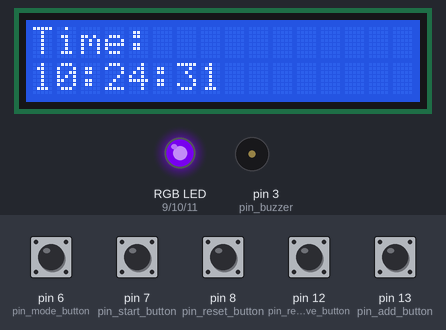
Recording of a sketch running on a simulated Arduino Uno, built with avr-gcc and run on an emulated ATmega328P. On the bench: 16×2 character LCD, an RGB LED mixed from three pins (HIGH = lit), buzzer (waves = sounding). The test bench sets the inputs (shaded band); at power-on: pin 6 (pin_mode_button), pin 7 (pin_start_button), pin 8 (pin_reset_button), pin 12 (pin_remove_button), pin 13 (pin_add_button) LOW. Dim RGB values are drawn brighter than linear; the local clock reads 2024-03-15 10:24:30 at power-on unless the sketch sets it; random numbers use the default seed unless the sketch sets one; what the sketch prints to the serial monitor is not drawn.

Above: at 1.7 s.
1.8 s: pin 6 (pin_mode_button) pulled HIGH for 0.15 s
At 3.8 s:
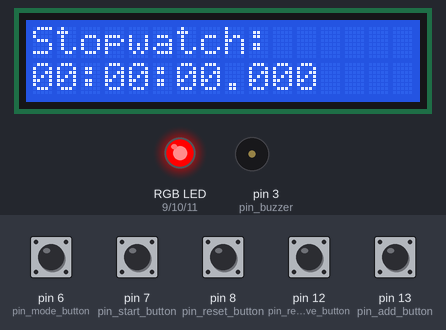
4.3 s: pin 6 (pin_mode_button) pulled HIGH for 0.15 s
At 6.0 s:
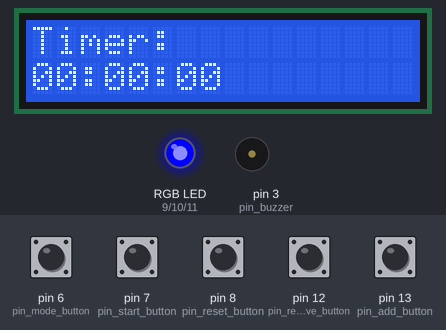
6.8 s: pin 7 (pin_start_button) pulled HIGH for 0.15 s
At 6.89 s:
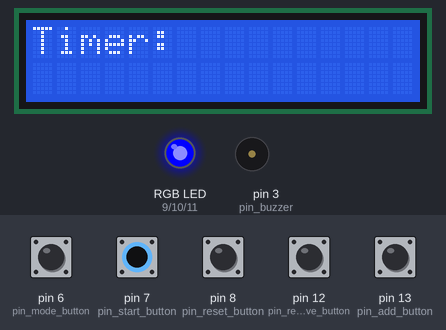
8.4 s: pin 13 (pin_add_button) pulled HIGH for 0.15 s
At 8.8 s:
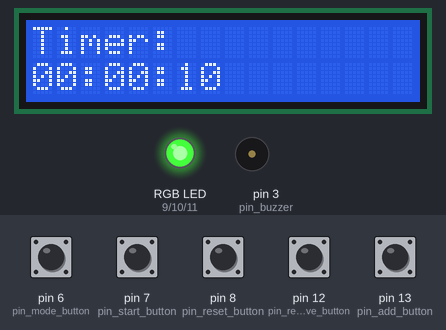
10.4 s: pin 7 (pin_start_button) pulled HIGH for 1 s
At 12.4 s:
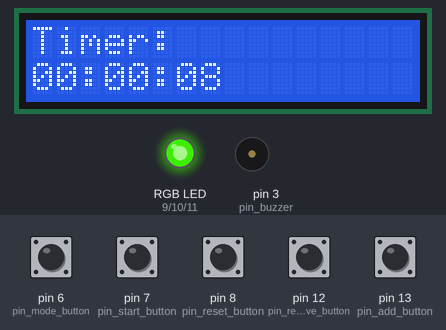
13.0 s: pin 6 (pin_mode_button) pulled HIGH for 0.15 s
At 13.4 s:
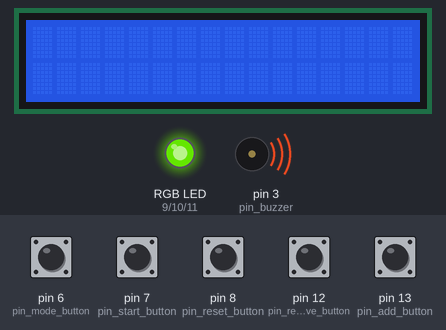
Timing chart, 0 to 16.0 s (numbered marks = the images above; inputs shaded):
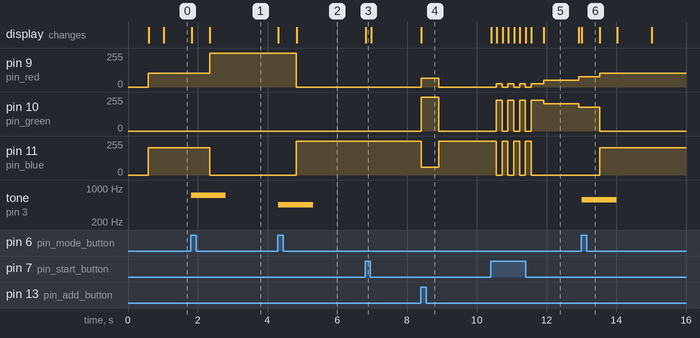

The sketch:

project_arduino_clock_t2.ino
```cpp
#include <ThreeWire.h>
#include <Wire.h>
#include <RtcDS1302.h>
#include <LiquidCrystal_I2C.h>

ThreeWire myWire(4, 5, 2);  // IO/DAT, SCLK, CE/RST
RtcDS1302<ThreeWire> Rtc(myWire);

LiquidCrystal_I2C lcd(0x27, 16, 2);

uint8_t month, day, hour, minute, second;
uint16_t year;

int mode_current = 0;
int mode_previous = -1;
const String mode_list[] = { "Time", "Stopwatch", "Timer" };

const byte pin_mode_button = 6;
const byte pin_start_button = 7;
const byte pin_reset_button = 8;
const byte pin_remove_button = 12;
const byte pin_add_button = 13;
const byte pin_buzzer = 3;
const byte pin_red = 9;
const byte pin_green = 10;
const byte pin_blue = 11;

bool is_started = false;
uint32_t start_time = 0;
String datetime = "00:00:00";
uint32_t elapsed_time = 0;
RtcDateTime dt = RtcDateTime(0, 0, 0, 0, 0, 0);
uint32_t stop_time = 0;

void setup() {
  Serial.begin(9600);

  // RTC Setup
  Rtc.Begin();

  RtcDateTime compiled = RtcDateTime(__DATE__, __TIME__);

  RtcDateTime now = Rtc.GetDateTime();
  if (now < compiled) Rtc.SetDateTime(compiled);

  delay(500);

  // setup LCD
  lcd.begin();
  lcd.backlight();
  lcd.noCursor();
  lcd.noBlink();

  // setup Digital Pin
  pinMode(pin_mode_button, INPUT);
  pinMode(pin_start_button, INPUT);
  pinMode(pin_reset_button, INPUT);
  pinMode(pin_add_button, INPUT);
  pinMode(pin_remove_button, INPUT);
  pinMode(pin_buzzer, OUTPUT);
  pinMode(pin_red, OUTPUT);
  pinMode(pin_green, OUTPUT);
  pinMode(pin_blue, OUTPUT);
}

void loop() {

  if (digitalRead(pin_mode_button) == HIGH) {
    lcd.clear();
    lcd.setCursor(0, 0);
    //lcd.print((String("Changing mode...")));

    // reset variable
    is_started = false;
    start_time = 0;
    if (mode_current == 0) {
      datetime = "00:00:00.000";
    } else if (mode_current == 1) {
      datetime = "00:00:00";
    }
    elapsed_time = 0;
    dt = RtcDateTime(0, 0, 0, 0, 0, 0);
    stop_time = 0;

    uint16_t rd = random(100, 1000);
    tone(pin_buzzer, rd, 1000);

    int size = sizeof(mode_list) / sizeof(String) - 1;
    if (mode_current >= size) {
      mode_current = 0;
    } else {
      mode_current++;
    }
    Serial.println("Changing mode : " + String(mode_current));
    delay(500);

  } else {
    //Serial.println("No");
    //noTone(pin_buzzer);
    // Get current DateTime
    RtcDateTime now = Rtc.GetDateTime();
    String current = getDateTime(now, false);
    if (mode_current == 0) {
      Serial.println(current);
    }

    if (mode_current != mode_previous) {
      mode_previous = mode_current;
      refreshDisplay();
    }

    switch (mode_current) {
      case 0:
        function_time(current);
        break;
      case 1:
        function_stopwatch();
        break;
      case 2:
        function_timer();
        break;
    }
  }
}

// Function : Time
String time_pre;
void function_time(String current) {
  if (time_pre != current) {
    rgb_color(102, 0, 204);
    time_pre = current;
    lcd.setCursor(0, 1);
    lcd.print((String(current)));
  }
}

// Function : stopwatch
void function_stopwatch() {
  //rgb_color(0, 0, 0);
  uint32_t current_time = 0;

  // Check if the start button is pressed
  if (digitalRead(pin_start_button) == HIGH) {
    if (is_started == true) {
      // Stop the stopwatch
      is_started = false;
      delay(100);
    } else {
      // Start the stopwatch
      is_started = true;
      start_time = millis() - elapsed_time;
      delay(100);
    }
    delay(50);
  }

  if (is_started == false) {
    // Display last time if the stopwatch is stopped
    lcd.setCursor(0, 1);
    lcd.print((String(datetime)));

    rgb_color(255, 0, 0);

    if (digitalRead(pin_reset_button) == HIGH) {
      refreshDisplay();
      start_time = millis();
      elapsed_time = 0;
      datetime = "00:00:00.000";
      dt = RtcDateTime(0, 0, 0, 0, 0, 0);
    }

  } else {
    // Calculate the elapsed time and display it
    current_time = millis();
    elapsed_time = current_time - start_time;
    uint32_t elapsed_seconds = elapsed_time / 1000;
    if (current_time % 10000 == 0) {
      refreshDisplay();
    }
    dt = getTime(elapsed_seconds);
    datetime = getDateTime(dt, true);
    lcd.setCursor(0, 1);
    lcd.print(datetime);
    delay(150);
    rgb_color(0, 128, 0);
  }
}

// Function: Timer
void function_timer() {
  uint32_t current_time = 0;
  if (digitalRead(pin_start_button) == HIGH) {
    if (is_started == true) {
      // Stop the timer
      is_started = false;
      Serial.println("TIMER STOPPED : BUTTON START : STOP");
      delay(100);
    } else {

      // Start the timer
      is_started = true;
      start_time = millis() - elapsed_time;
      refreshDisplay();
      Serial.println("TIMER STARTED : BUTTON START : START");
      delay(100);
    }
    delay(50);
  }


  if (is_started == true) {

    if (stop_time <= 0) {
      is_started = false;
      stop_time = 0;
      dt = RtcDateTime(0, 0, 0, 0, 0, 0);
      datetime = getDateTime(dt, false);
      return;
    }

    current_time = millis();

    elapsed_time = current_time - start_time;
    uint32_t stop_time_ms = stop_time * 1000;
    uint32_t remaining_time = stop_time_ms - elapsed_time;
    uint32_t time_sec = remaining_time / 1000;

    float progress = ((float)time_sec / stop_time);
    int color = progress * 255;
    rgb_color(255 - color, color, 0);

    dt = getTime(time_sec);
    datetime = getDateTime(dt, false);

    lcd.setCursor(0, 1);
    lcd.print(datetime);
    if (time_sec <= 3 && time_sec > 0) {
      tone(pin_buzzer, (200 * time_sec), 1000);
    }

    if (time_sec <= 0) {
      tone(pin_buzzer, 1000, 5000);
      is_started = false;
      Serial.println("TIMER STOPPED : Time's Up!");
      refreshDisplay();
    }

  } else {
    rgb_color(0, 0, 255);
    lcd.setCursor(0, 1);
    lcd.print(datetime);
    //noTone(pin_buzzer);

    // RESET time
    if (digitalRead(pin_reset_button) == HIGH) {
      refreshDisplay();
      stop_time = 0;
      dt = RtcDateTime(0, 0, 0, 0, 0, 0);
      datetime = getDateTime(dt, false);
    }
    // Add & Substract time in second(s)
    if (digitalRead(pin_add_button) == HIGH) {
      stop_time += 10;
      dt = getTime(stop_time);
      datetime = getDateTime(dt, false);
      lcd.setCursor(0, 1);
      lcd.print(datetime);
      Serial.print("Stop Time : +10s = ");
      Serial.println(stop_time);
      rgb_color(67, 255, 60);
      delay(500);
    }
    if (digitalRead(pin_remove_button) == HIGH) {
      if (stop_time <= 0) {
        stop_time = 0;
        return;
      }
      stop_time -= 10;
      dt = getTime(stop_time);
      datetime = getDateTime(dt, false);
      lcd.setCursor(0, 1);
      lcd.print(datetime);
      Serial.print("Stop Time : -10s = ");
      Serial.println(stop_time);
      rgb_color(128, 0, 0);
      delay(500);
    }
  }
}

// Set Mode Titles:
void refreshDisplay() {
  lcd.clear();
  lcd.setCursor(0, 0);
  lcd.print((String(mode_list[mode_current]) + String(":")));
}

RtcDateTime getTime(uint32_t time_s) {
  uint32_t hours = time_s / 3600;
  uint32_t minutes = (time_s % 3600) / 60;
  uint32_t seconds = time_s % 60;
  RtcDateTime t = RtcDateTime(0, 0, 0, hours, minutes, seconds);
  return t;
}

void rgb_color(int red, int green, int blue) {
  analogWrite(pin_red, red);
  analogWrite(pin_green, green);
  analogWrite(pin_blue, blue);
}

// Get DateTime Function
String getDateTime(const RtcDateTime& dt, bool ms) {
  uint8_t hour = dt.Hour();
  uint8_t minute = dt.Minute();
  uint8_t second = dt.Second();
  uint16_t millisecond = 0;

  if (ms) {
    millisecond = (elapsed_time % 1000);
  }


  char buffer[20];
  if (ms == true) {
    sprintf(buffer, "%02d:%02d:%02d.%03d", hour, minute, second, millisecond);
  } else {
    sprintf(buffer, "%02d:%02d:%02d", hour, minute, second);
  }

  return String(buffer);
}
```

Measured:
- after the input at 1.8 s, pin 9 (pin_red): 102/255 → 255/255 after 0.55 s; pin 11 (pin_blue): 204/255 → 0/255 after 0.55 s; tone on pin 3 (pin_buzzer): silent → 707 Hz at once, → silent 1.0 s later
- after the input at 4.3 s, pin 9 (pin_red): 255/255 → 0/255 after 0.52 s; pin 11 (pin_blue): 0/255 → 255/255 after 0.52 s; tone on pin 3 (pin_buzzer): silent → 449 Hz at once, → silent 1.0 s later; the display: first changes at once (image 2 shows a later state)
- after the input at 6.8 s, the display: changes at once (image 3)
- after the input at 8.4 s, pin 9 (pin_red): 0/255 → 67/255 at once, → 0/255 0.50 s later; pin 10 (pin_green): 0/255 → 255/255 at once, → 0/255 0.50 s later; pin 11 (pin_blue): 255/255 → 60/255 at once, → 255/255 0.50 s later; the display: changes at once (image 4)
- after the input at 10.4 s, pin 9 (pin_red): 0/255 → 26/255 after 0.17 s, → 0/255 0.16 s later, → 26/255 0.17 s later, → 0/255 0.16 s later, … (9 changes in this stretch); pin 10 (pin_green): 0/255 → 229/255 after 0.17 s, → 0/255 0.16 s later, → 229/255 0.17 s later, → 0/255 0.16 s later, … (9 changes in this stretch)
- after the input at 13.0 s, pin 11 (pin_blue): 0/255 → 204/255 after 0.52 s; tone on pin 3 (pin_buzzer): silent → 573 Hz at once, → silent 1.0 s later
- what the display in image 5 shows lasts 1.0 s, from 11.9 s to 12.9 s
